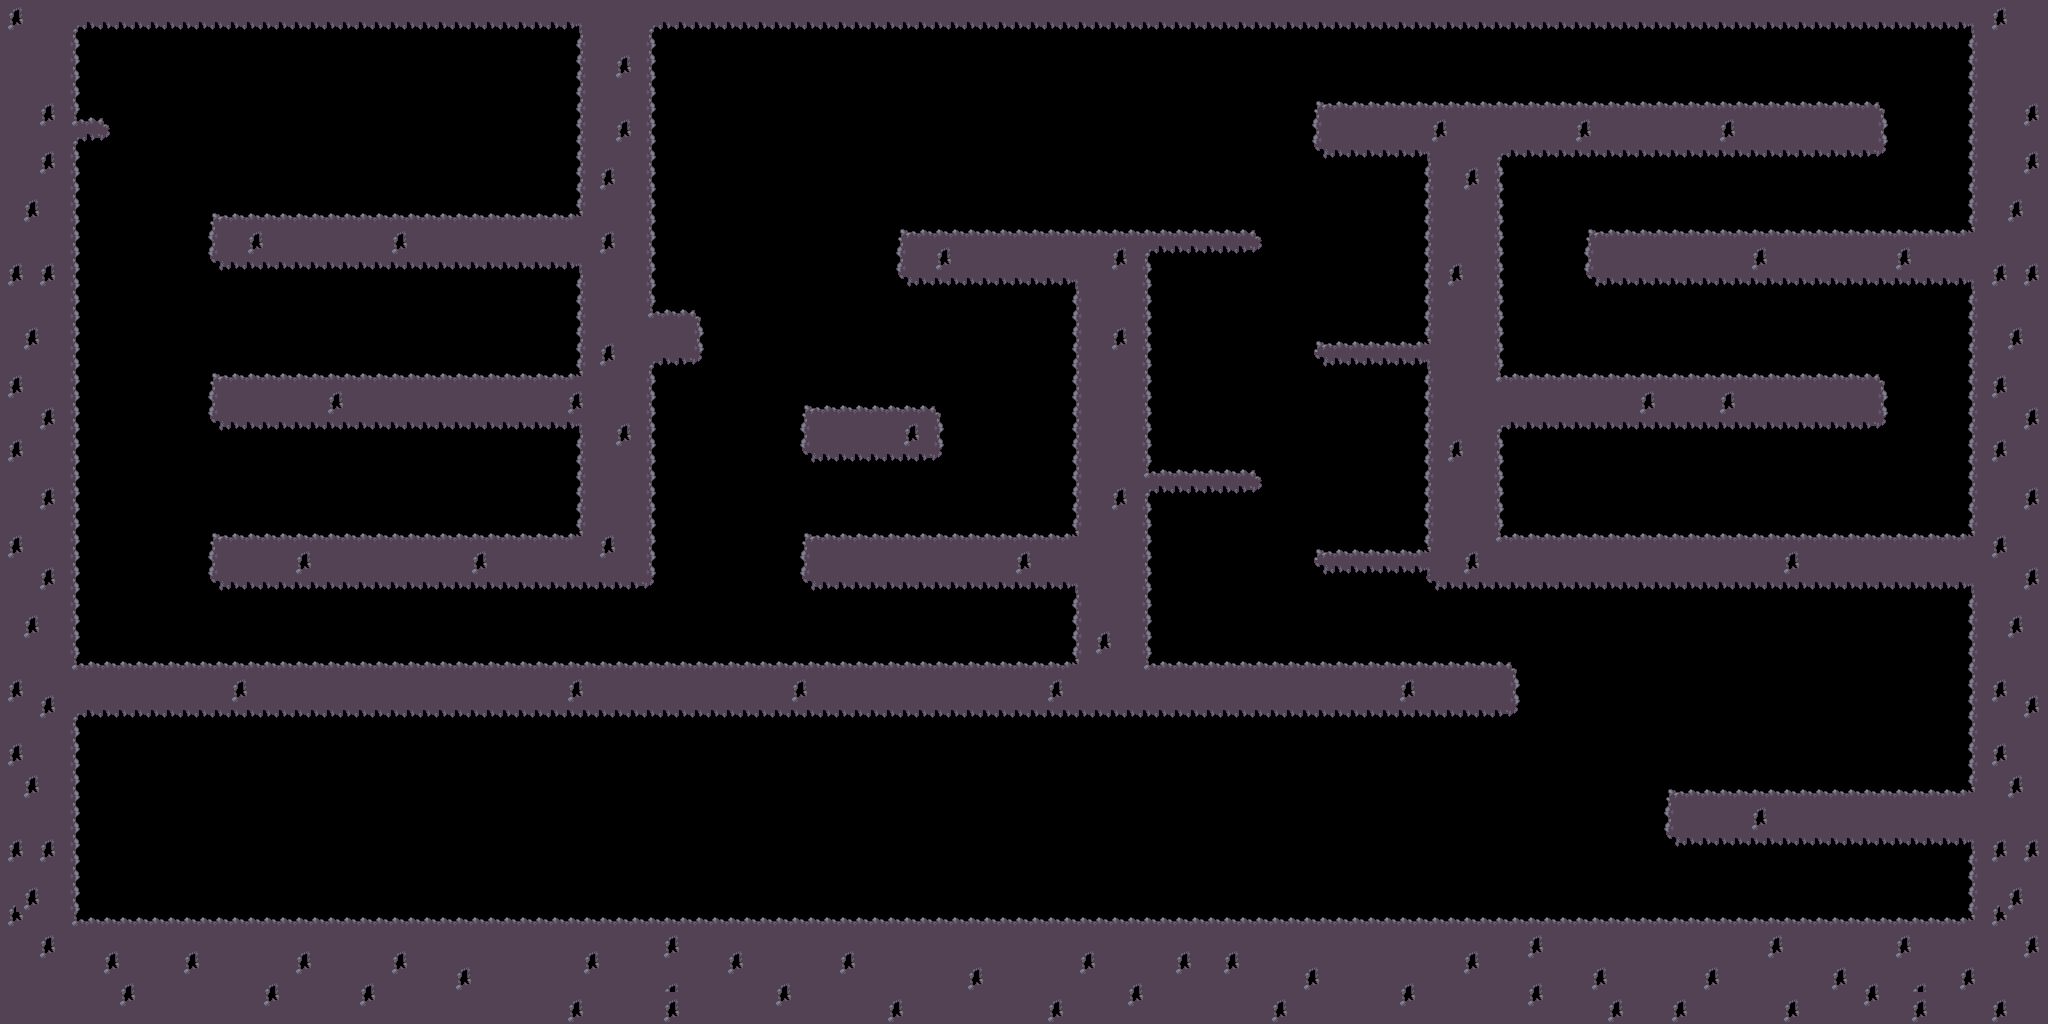

This is a level from a 2D game, rendered from its Tiled map with the project's own tilesets. A one-line summary and the map file follow, with tile-layer data summarised:
An orthogonal 128x64 tile map with 16x16 px tiles, 1 tile layer (Solid) and 30 objects.

<map version="1.2" tiledversion="1.3.4" orientation="orthogonal" renderorder="right-down" width="128" height="64" tilewidth="16" tileheight="16" infinite="0" nextlayerid="18" nextobjectid="58">
 <tileset firstgid="1" name="GreenTiles" tilewidth="16" tileheight="16" tilecount="60" columns="10">
  <image source="Nueva carpeta/Foreground/Tileset.png" width="160" height="96" />
 </tileset>
 <layer id="14" name="Solid" width="128" height="64">
  <data>[8192 cells, 3531 non-empty, 13 distinct tile ids]</data>
 </layer>
 <objectgroup id="16" name="Spawns">
  <object id="21" x="1531.88" y="520.03" width="18.9091" height="21.2727">
   <properties>
    <property name="Type" value="Chest" />
   </properties>
  </object>
  <object id="22" x="1632.17" y="911.167" width="17" height="15">
   <properties>
    <property name="Type" value="RangedEnemy" />
   </properties>
  </object>
  <object id="23" x="1909.17" y="781" width="17" height="15">
   <properties>
    <property name="Type" value="RangedEnemy" />
   </properties>
  </object>
  <object id="24" x="492.167" y="907.833" width="17" height="15">
   <properties>
    <property name="Type" value="RangedEnemy" />
   </properties>
  </object>
  <object id="25" x="515.5" y="908.5" width="17" height="15">
   <properties>
    <property name="Type" value="RangedEnemy" />
   </properties>
  </object>
  <object id="26" x="779.5" y="907.167" width="17" height="15">
   <properties>
    <property name="Type" value="RangedEnemy" />
   </properties>
  </object>
  <object id="27" x="806.167" y="907.833" width="17" height="15">
   <properties>
    <property name="Type" value="RangedEnemy" />
   </properties>
  </object>
  <object id="28" x="832.833" y="908.5" width="17" height="15">
   <properties>
    <property name="Type" value="RangedEnemy" />
   </properties>
  </object>
  <object id="29" x="1125.5" y="906.5" width="17" height="15">
   <properties>
    <property name="Type" value="RangedEnemy" />
   </properties>
  </object>
  <object id="30" x="1152.17" y="907.167" width="17" height="15">
   <properties>
    <property name="Type" value="RangedEnemy" />
   </properties>
  </object>
  <object id="31" x="1180.83" y="908.5" width="17" height="15">
   <properties>
    <property name="Type" value="RangedEnemy" />
   </properties>
  </object>
  <object id="32" x="1210.83" y="908.5" width="17" height="15">
   <properties>
    <property name="Type" value="RangedEnemy" />
   </properties>
  </object>
  <object id="33" x="1661.5" y="908.5" width="17" height="15">
   <properties>
    <property name="Type" value="RangedEnemy" />
   </properties>
  </object>
  <object id="39" x="83.8333" y="107.833" width="17" height="15">
   <properties>
    <property name="Type" value="RangedEnemy" />
   </properties>
  </object>
  <object id="40" x="252" y="366.333" width="17" height="15">
   <properties>
    <property name="Type" value="MeleeEnemy" />
    <property name="xMax" type="float" value="450" />
    <property name="xMin" type="float" value="230" />
   </properties>
  </object>
  <object id="41" x="250" y="204.667" width="17" height="15">
   <properties>
    <property name="Type" value="MeleeEnemy" />
    <property name="xMax" type="float" value="450" />
    <property name="xMin" type="float" value="230" />
   </properties>
  </object>
  <object id="42" x="926.5" y="219.833" width="17" height="15">
   <properties>
    <property name="Type" value="MeleeEnemy" />
    <property name="xMax" type="float" value="1250" />
    <property name="xMin" type="float" value="902" />
   </properties>
  </object>
  <object id="43" x="898.667" y="525" width="17" height="15">
   <properties>
    <property name="Type" value="MeleeEnemy" />
    <property name="xMax" type="float" value="1025" />
    <property name="xMin" type="float" value="810" />
   </properties>
  </object>
  <object id="44" x="1360.5" y="91.5" width="17" height="15">
   <properties>
    <property name="Type" value="MeleeEnemy" />
    <property name="xMax" type="float" value="1880" />
    <property name="xMin" type="float" value="1320" />
   </properties>
  </object>
  <object id="45" x="1613.5" y="219.833" width="17" height="15">
   <properties>
    <property name="Type" value="MeleeEnemy" />
    <property name="xMax" type="float" value="1900" />
    <property name="xMin" type="float" value="1600" />
   </properties>
  </object>
  <object id="46" x="1526.83" y="363.167" width="17" height="15">
   <properties>
    <property name="Type" value="MeleeEnemy" />
    <property name="xMax" type="float" value="1800" />
    <property name="xMin" type="float" value="1530" />
   </properties>
  </object>
  <object id="47" x="619.333" y="911" width="17" height="15">
   <properties>
    <property name="Type" value="MeleeEnemy" />
    <property name="xMax" type="float" value="1920" />
    <property name="xMin" type="float" value="80" />
   </properties>
  </object>
  <object id="48" x="964.5" y="906" width="17" height="15">
   <properties>
    <property name="Type" value="MeleeEnemy" />
    <property name="xMax" type="float" value="1920" />
    <property name="xMin" type="float" value="80" />
   </properties>
  </object>
  <object id="49" x="1341" y="908" width="17" height="15">
   <properties>
    <property name="Type" value="MeleeEnemy" />
    <property name="xMax" type="float" value="1920" />
    <property name="xMin" type="float" value="80" />
   </properties>
  </object>
  <object id="53" x="985.5" y="651.167" width="17" height="15">
   <properties>
    <property name="Type" value="MeleeEnemy" />
    <property name="xMax" type="float" value="1010" />
    <property name="xMin" type="float" value="100" />
   </properties>
  </object>
  <object id="55" x="688.167" y="651.167" width="17" height="15">
   <properties>
    <property name="Type" value="MeleeEnemy" />
    <property name="xMax" type="float" value="1010" />
    <property name="xMin" type="float" value="100" />
   </properties>
  </object>
  <object id="56" x="192.167" y="651.833" width="17" height="15">
   <properties>
    <property name="Type" value="MeleeEnemy" />
    <property name="xMax" type="float" value="1010" />
    <property name="xMin" type="float" value="100" />
   </properties>
  </object>
  <object id="57" x="381.5" y="650.5" width="17" height="15">
   <properties>
    <property name="Type" value="MeleeEnemy" />
    <property name="xMax" type="float" value="1010" />
    <property name="xMin" type="float" value="100" />
   </properties>
  </object>
 </objectgroup>
 <objectgroup id="17" name="FinishLine">
  <object id="50" x="525" y="28" width="5" height="187">
   <properties>
    <property name="FinishLine" value="si" />
   </properties>
  </object>
 </objectgroup>
 <objectgroup id="15" name="Protagonist">
  <object id="19" x="123.333" y="882.667" width="31.3333" height="24">
   <properties>
    <property name="Type" value="Protagonist" />
   </properties>
  </object>
 </objectgroup>
</map>